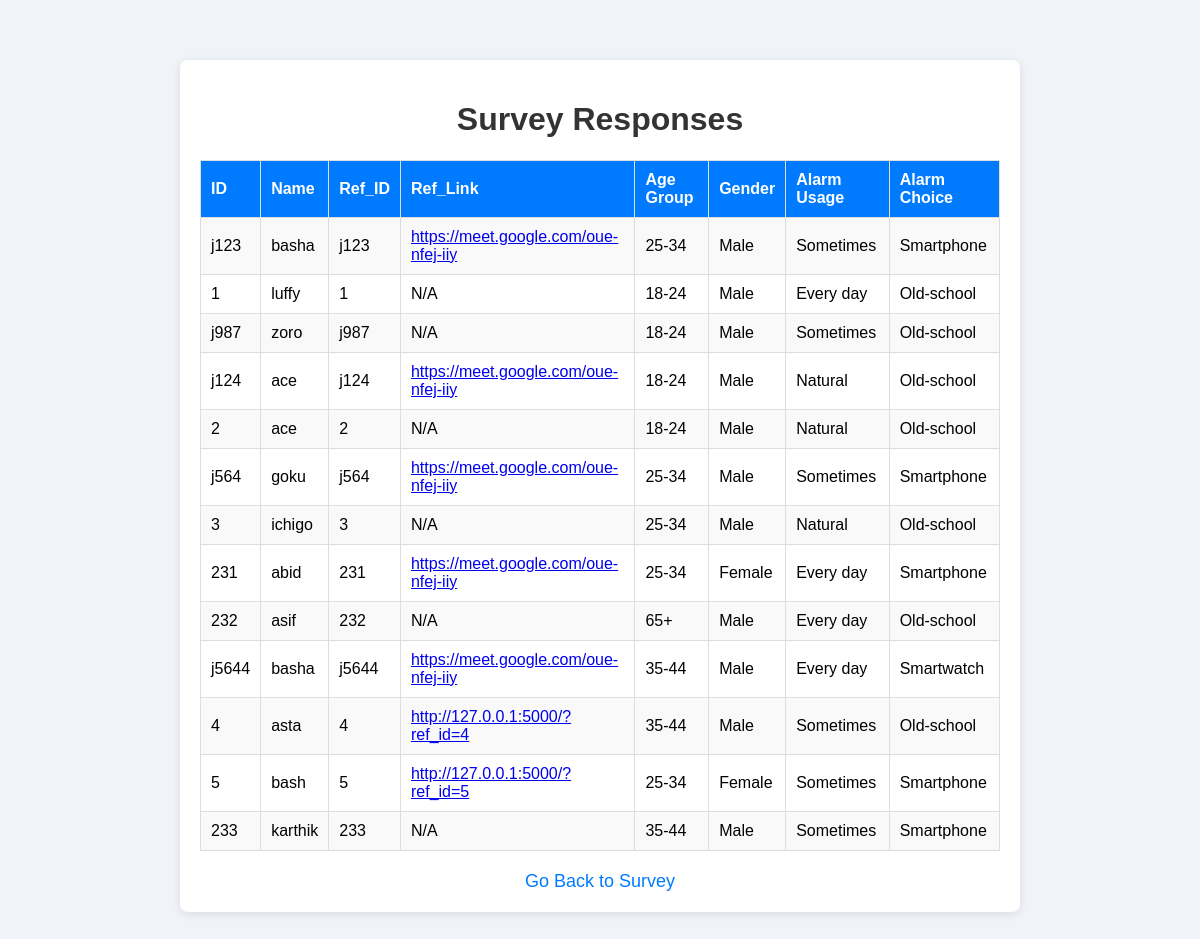
The app's page /responses with its own data.
### index.py (models this page shows)
class SurveyResponseIndex(db.Model):
    __tablename__ = 'survey_response_index'
    id = db.Column(db.String(50), primary_key=True)
    name = db.Column(db.String(100), nullable=False)
    ref_id = db.Column(db.String(50), nullable=True)
    ref_link = db.Column(db.String(255), nullable=True)
    email = db.Column(db.String(100), nullable=False)
    age = db.Column(db.String(20), nullable=False)
    gender = db.Column(db.String(20), nullable=False)
    alarm_usage = db.Column(db.String(50), nullable=False)
    alarm_choice = db.Column(db.String(50), nullable=True)
    other_alarm = db.Column(db.String(255), nullable=True)

### index.py (the view)
@index_bp.route('/responses')
def responses():
    responses = SurveyResponseIndex.query.all()
    return render_template('response1.html', responses=responses)

### templates/response1.html (shortened to what this page needs)
<!DOCTYPE html>
<html lang="en">
<head>
</head>
<body>
    <div class="container">
        <h1>Survey Responses</h1>
        <table>
            <tr>
                <th>ID</th>
                <th>Name</th>
                <th>Ref_ID</th>
                <th>Ref_Link</th>
                <th>Age Group</th>
                <th>Gender</th>
                <th>Alarm Usage</th>
                <th>Alarm Choice</th>
            </tr>
            {% for response in responses %}
            <tr>
                <td>{{ response.id }}</td>
                <td>{{ response.name }}</td>
                <td>{{ response.ref_id }}</td>
                <td>
                  {% if response.ref_link %}
                    <a href="/?ref_id={{ response.ref_id }}">{{ response.ref_link }}</a>
                  {% else %}
                    N/A
                  {% endif %}
                </td>
                <td>{{ response.age }}</td>
                <td>{{ response.gender }}</td>
                <td>{{ response.alarm_usage }}</td>
                <td>{{ response.alarm_choice or 'N/A' }}</td>
            </tr>
            {% endfor %}
        </table>
        <a href="/" class="home-link">Go Back to Survey</a>
    </div>
</body>
</html>

### templates/response1.html (style rules this page uses)
body { font-family: Arial, sans-serif; background: #f0f4f8; margin: 0; padding: 20px; }
.container { max-width: 800px; background: #fff; margin: 40px auto; padding: 20px; border-radius: 8px; box-shadow: 0 2px 10px rgba(0,0,0,0.1); }
h1 { text-align: center; color: #333; }
table { width: 100%; border-collapse: collapse; margin-top: 20px; }
th, td { border: 1px solid #ddd; padding: 10px; text-align: left; }
th { background: #007BFF; color: white; }
tr:nth-child(even) { background: #f9f9f9; }
.home-link { display: block; text-align: center; margin-top: 20px; color: #007BFF; text-decoration: none; font-size: 18px; }

### records on screen
SurveyResponseIndex: id "j123", name "basha", ref_id "j123", ref_link "https://meet.google.com/oue-nfej-iiy", age "25-34", gender "Male", alarm_usage "Sometimes", alarm_choice "Smartphone"
SurveyResponseIndex: id "1", name "luffy", ref_id "1", ref_link "N/A", age "18-24", gender "Male", alarm_usage "Every day", alarm_choice "Old-school"
SurveyResponseIndex: id "j987", name "zoro", ref_id "j987", ref_link "N/A", age "18-24", gender "Male", alarm_usage "Sometimes", alarm_choice "Old-school"
SurveyResponseIndex: id "j124", name "ace", ref_id "j124", ref_link "https://meet.google.com/oue-nfej-iiy", age "18-24", gender "Male", alarm_usage "Natural", alarm_choice "Old-school"
SurveyResponseIndex: id "2", name "ace", ref_id "2", ref_link "N/A", age "18-24", gender "Male", alarm_usage "Natural", alarm_choice "Old-school"
SurveyResponseIndex: id "j564", name "goku", ref_id "j564", ref_link "https://meet.google.com/oue-nfej-iiy", age "25-34", gender "Male", alarm_usage "Sometimes", alarm_choice "Smartphone"
SurveyResponseIndex: id "3", name "ichigo", ref_id "3", ref_link "N/A", age "25-34", gender "Male", alarm_usage "Natural", alarm_choice "Old-school"
SurveyResponseIndex: id "231", name "abid", ref_id "231", ref_link "https://meet.google.com/oue-nfej-iiy", age "25-34", gender "Female", alarm_usage "Every day", alarm_choice "Smartphone"
SurveyResponseIndex: id "232", name "asif", ref_id "232", ref_link "N/A", age "65+", gender "Male", alarm_usage "Every day", alarm_choice "Old-school"
SurveyResponseIndex: id "j5644", name "basha", ref_id "j5644", ref_link "https://meet.google.com/oue-nfej-iiy", age "35-44", gender "Male", alarm_usage "Every day", alarm_choice "Smartwatch"
SurveyResponseIndex: id "4", name "asta", ref_id "4", ref_link "http://127.0.0.1:5000/?ref_id=4", age "35-44", gender "Male", alarm_usage "Sometimes", alarm_choice "Old-school"
SurveyResponseIndex: id "5", name "bash", ref_id "5", ref_link "http://127.0.0.1:5000/?ref_id=5", age "25-34", gender "Female", alarm_usage "Sometimes", alarm_choice "Smartphone"
SurveyResponseIndex: id "233", name "karthik", ref_id "233", ref_link "N/A", age "35-44", gender "Male", alarm_usage "Sometimes", alarm_choice "Smartphone"
